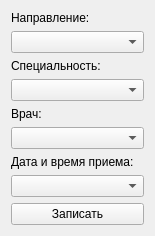
<?xml version="1.0" encoding="UTF-8"?>
<ui version="4.0">
 <class>FrmAppointment</class>
 <widget class="QWidget" name="FrmAppointment">
  <property name="geometry">
   <rect>
    <x>0</x>
    <y>0</y>
    <width>155</width>
    <height>221</height>
   </rect>
  </property>
  <property name="windowTitle">
   <string>Запись в другое ЛПУ</string>
  </property>
  <layout class="QGridLayout" name="gridLayout">
   <item row="8" column="0">
    <widget class="QPushButton" name="btnAppoint">
     <property name="text">
      <string>Записать</string>
     </property>
    </widget>
   </item>
   <item row="0" column="0">
    <widget class="QLabel" name="lblReferral">
     <property name="text">
      <string>Направление:</string>
     </property>
    </widget>
   </item>
   <item row="6" column="0">
    <widget class="QLabel" name="lblTicket">
     <property name="text">
      <string>Дата и время приема:</string>
     </property>
    </widget>
   </item>
   <item row="7" column="0">
    <widget class="QComboBox" name="cmbTickets"/>
   </item>
   <item row="1" column="0">
    <widget class="CDbComboBox" name="cmbReferral"/>
   </item>
   <item row="4" column="0">
    <widget class="QLabel" name="lblDoctor">
     <property name="text">
      <string>Врач:</string>
     </property>
    </widget>
   </item>
   <item row="5" column="0">
    <widget class="QComboBox" name="cmbDoctor"/>
   </item>
   <item row="2" column="0">
    <widget class="QLabel" name="lblSpeciality">
     <property name="text">
      <string>Специальность:</string>
     </property>
    </widget>
   </item>
   <item row="3" column="0">
    <widget class="QComboBox" name="cmbSpeciality"/>
   </item>
  </layout>
 </widget>
 <customwidgets>
  <customwidget>
   <class>CDbComboBox</class>
   <extends>QComboBox</extends>
   <header>library/DbComboBox.h</header>
  </customwidget>
 </customwidgets>
 <resources/>
 <connections/>
</ui>
